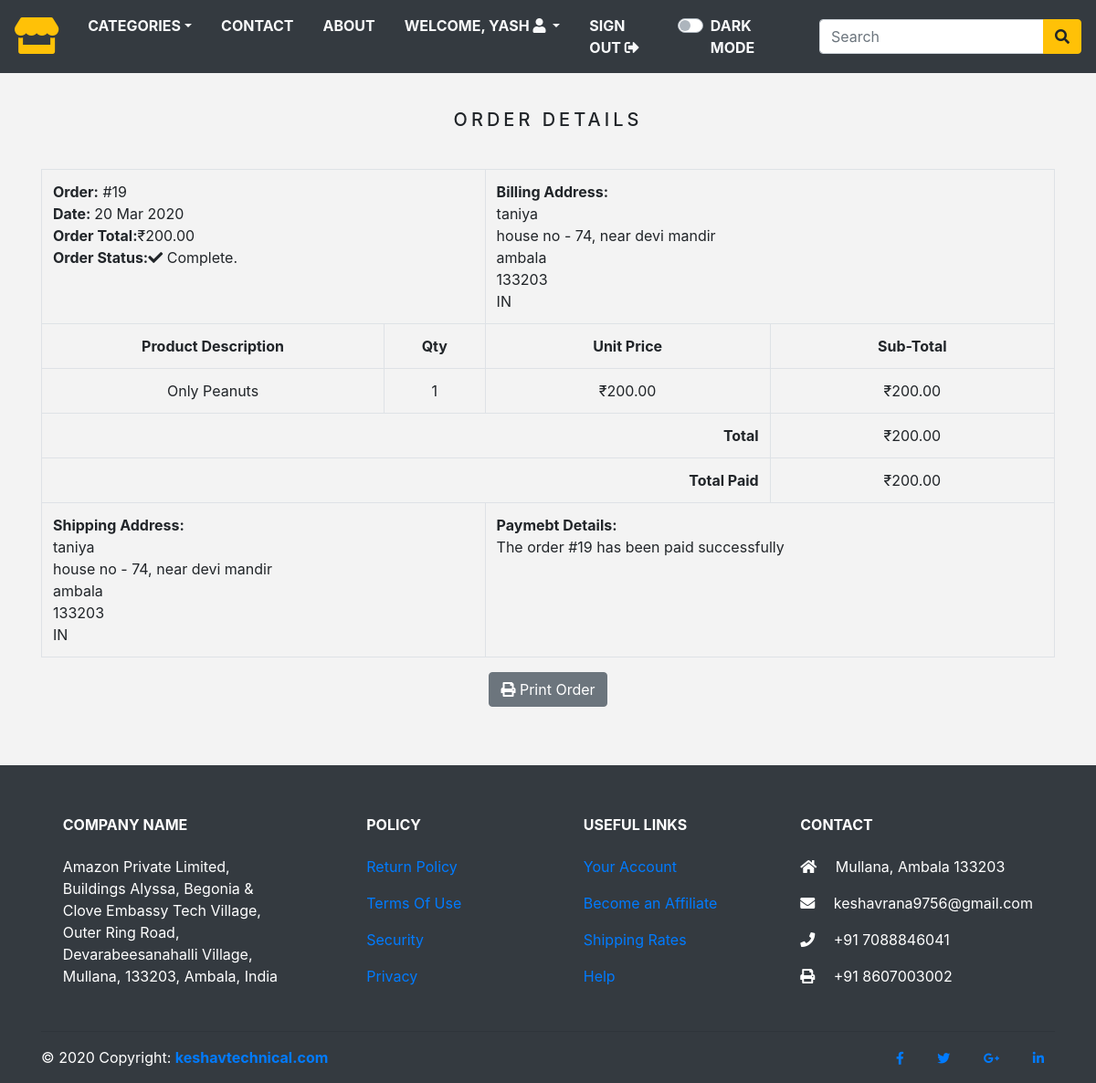
/order/19 (signed in), run on an earlier commit of the app's database.
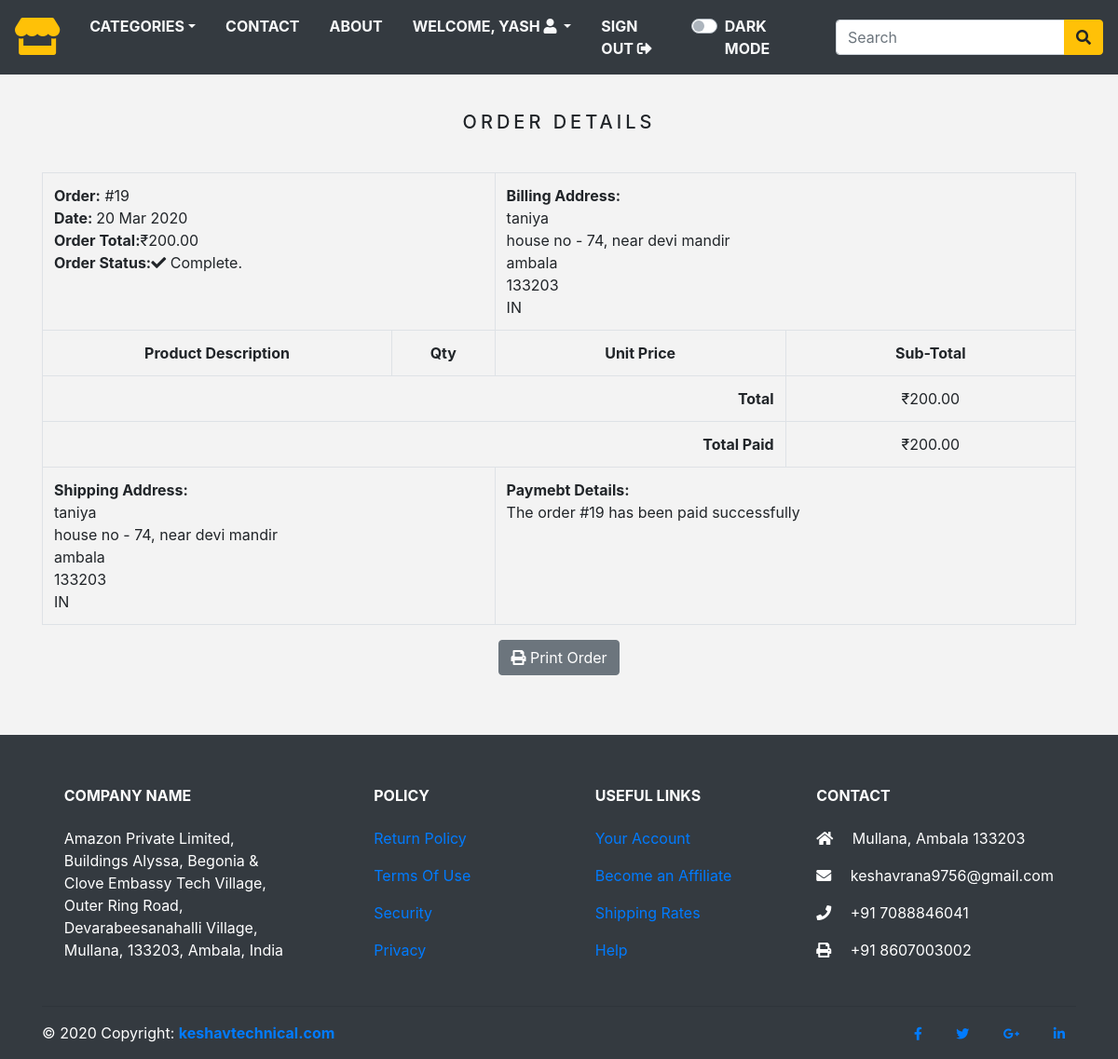
And on a later commit of the database.
### store/models.py (models this page shows, shortened)
class OrderItem(models.Model):
    product = models.CharField(max_length=250)
    quantity = models.IntegerField()
    price = models.DecimalField(max_digits=10, decimal_places=2, verbose_name='INR Price')
    order = models.ForeignKey(Order, on_delete=models.CASCADE)
    class Meta:
        db_table = 'OrderItem'
    def sub_total(self):
        return self.quantity * self.price

### store/views.py (the view)
# urls.py: path('order/<int:order_id>', views.viewOrder, name='order_detail'),
@login_required(redirect_field_name='next', login_url='signin')
def viewOrder(request, order_id):
    if request.user.is_authenticated:
        email = str(request.user.email)
        order = Order.objects.get(id=order_id, emailAddress=email)
        order_items = OrderItem.objects.filter(order=order)
    return render(request, 'order_detail.html', {'order': order, 'order_items': order_items})

### store/context_processors.py (called while the page is built)
def counter(request):
    item_count = 0
    if 'admin' in request.path:
        return {}
    else:
        try:
            cart = Cart.objects.filter(cart_id=_cart_id(request))
            cart_items = CartItem.objects.all().filter(cart=cart[:1])
            for cart_item in cart_items:
                item_count += cart_item.quantity
        except Cart.DoesNotExist:
            item_count = 0
    return dict(item_count=item_count)

def menu_links(request):
    links = Category.objects.all()
    return dict(links=links)

### store/models.py (called while the page is built)
    def get_url(self):
        return reverse('products_by_category', args=[self.slug])

### store/views.py (called while the page is built)
def _cart_id(request):
    cart = request.session.session_key
    if not cart:
        cart = request.session.create()
    return cart

### store/templates/order_detail.html (shortened to what this page needs)
{% extends 'base.html' %}
{% load static %}
{% block content %}
    <div class="container">
    <div class="text-center">
      <br>
      <h1 class="text-center product_title">
        Order Details
      </h1>
      <br>
      <table class="table table-bordered">
        <tr>
          <td class="text-left" colspan="2">
            <b>Order:</b> #{{ order.id }} <br>
            <b>Date: </b>{{ order.created|date:"d M Y" }} <br>
            <b>Order Total:</b>₹{{ order.total }} <br>
            <b>Order Status:</b><i class="fas fa-check"></i> Complete.
          </td>
          <td class="text-left" colspan="2">
            <b>Billing Address: </b> <br>
            {{ order.billingName }} <br>
            {{ order.billingAddress1 }} <br>
            {{ order.billingCity }} <br>
            {{ order.billingPostcode }} <br>
            {{ order.billingCountry }} <br>
          </td>
        </tr>
        <tr>
          <td><b>Product Description</b></td>
          <td><b>Qty</b></td>
          <td><b>Unit Price</b></td>
          <td><b>Sub-Total</b></td>
        </tr>
        {% for item in order_items %}
          <tr>
            <td>{{ item.product }}</td>
            <td>{{ item.quantity }}</td>
            <td>₹{{ item.price }}</td>
            <td>₹{{ item.sub_total }}</td>
          </tr>
        {% endfor %}
        <tr>
          <td class="text-right" colspan="3"><b>Total</b></td>
          <td>₹{{ order.total }}</td>
        </tr>
        <tr>
          <td class="text-right" colspan="3"><b>Total Paid</b></td>
          <td>₹{{ order.total }}</td>
        </tr>
        <tr>
          <td class="text-left" colspan="2">
            <b>Shipping Address:</b> <br>
            {{ order.shippingName }} <br>
            {{ order.shippingAddress1 }} <br>
            {{ order.shippingCity }} <br>
            {{ order.shippingPostcode }} <br>
            {{ order.shippingCountry }} <br>
          </td>
          <td class="text-left" colspan="2">
            <b>Paymebt Details:</b> <br>
            The order #{{ order.id }} has been paid successfully
          </td>
        </tr>
      </table>
      <button class="btn btn-secondary" onclick="window.print();">
        <i class="fas fa-print"></i>
        Print Order
      </button>
    </div>
  </div>
    <br><br>
{% endblock %}

What changed in the data, as far as the page shows it:
removed OrderItem: product "Only Peanuts", quantity "1", price "200.00", sub_total "200.00"
